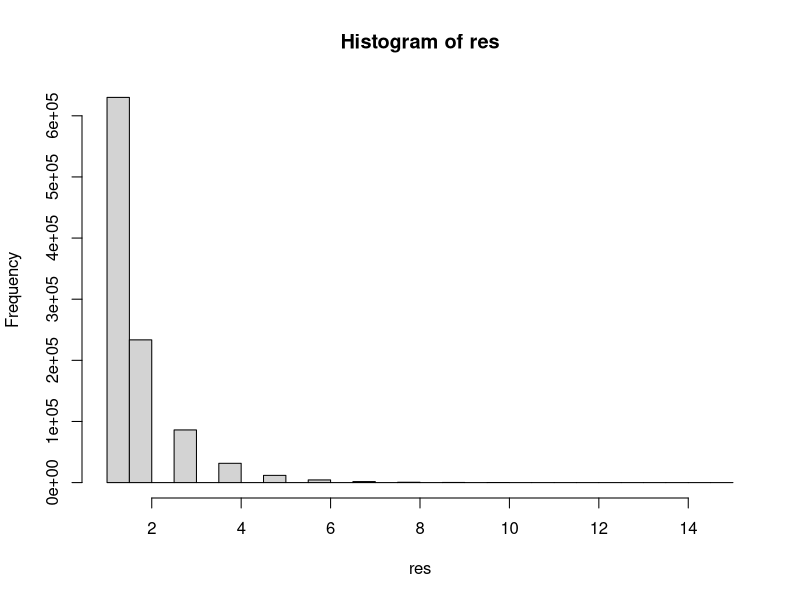

R code for this plot:
# Generacion de variables aleatorias discretas

# Inputs:
# probs: vector de probabilidades
# labels: etiquetas o valores que puede tomar la variable aleatoria

mti <- function(probs, labels){
  U <- runif(1)
  pos <- which(U < cumsum(probs))[1]
  return(labels[pos])
}

# Verificacion a partir de las probabilidades empiricas
n <- 1000000
probabilidades <- runif(20); probabilidades <- probabilidades/sum(probabilidades)
labels <- paste0(LETTERS[1:20], "001")         # Genera etiquetas tipo A001, B001, ...

system.time(table(sapply(1:n, function(k){  # system.time cuenta tiempo de ejecucion| table hace un conteo | sapply es como un for
  mti(probabilidades,labels)
}))/n)

# Ordenando las probabilidades en forma descendente
res <- order(probabilidades, decreasing = TRUE) # order devuelve las posiciones de los elementos para que el objeto este ordenado
probs <- probabilidades[res] # Ordenar probs en forma descendente
labels <- labels[res] # Ordenar labels en funcion de probs
system.time(table(sapply(1:n, function(k){  # system.time cuenta tiempo de ejecucion| table hace un conteo | sapply es como un for
  mti(probs,labels)
}))/n)

mti(c(0.40, 0.45, 0.15),c("Deficiente", "Buenas", "Excelentes"))

# Simulacion distribucion geometrica      
# Inputs:
# q: probabilidad de fracaso

dg <- function(q){
  return(floor(log(runif(1))/log(q)) + 1)
}

res <- sapply(1:n,function(k){
  dg(q = 0.37)
})
table(res)/n
hist(res)

# Simular las variables geomtricas
val_teoricos <- rgeom(n = 1000000, prob = 1-0.37) + 1 # Empieza desde 0 exitos (x = 0)

# Test de Kolmogorov - Smirnov: prueba de bondad de ajuste (nuestro dg se parece a dgeom??)
ks.test(res, val_teoricos)
